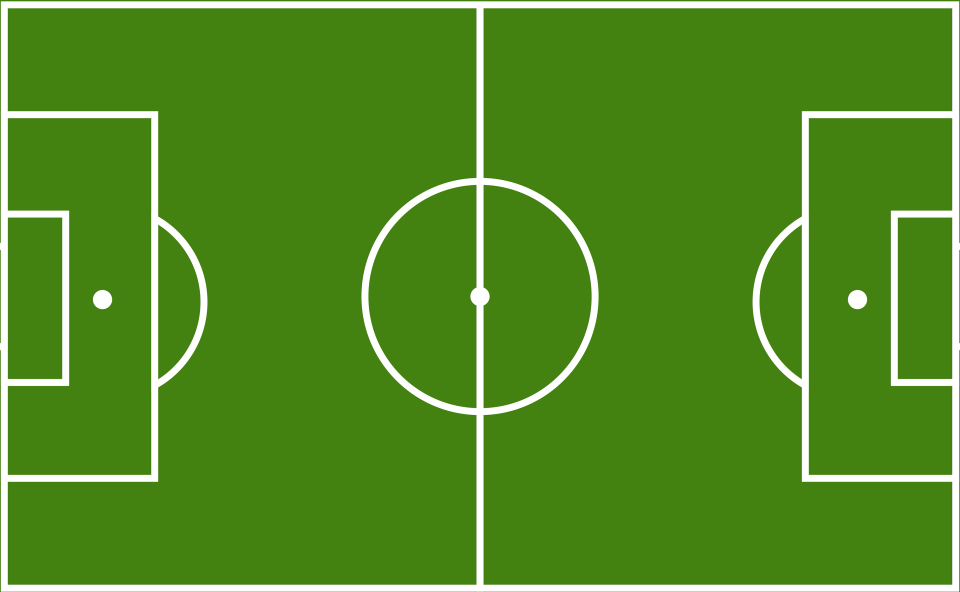
#> input picture src/utils/pitch.png, 1920 x 1184 px, given in place of input_video.mp4, which was not available (shown at 1/2 size)
$ jupyter execute --allow-errors example_predictions.ipynb
#> lines starting #> are read from the running program, lines starting #| are printed output that depends on the picture; pictures that were not available may be replaced by others from this repository, and a replacement may not be noted
[cell 1]
import os
import requests

video_path = "data/example/input_video.mp4"
model = "yolo"
interesting_frames = [212, 400, 460]
interesting_frames = [9, 10, 11]
interesting_frames = [400]

images_for_paper_path = "data/example/images_for_paper"

[cell 2]
# Test if service is running
# response = requests.get("http://localhost:4321/")
# print(response.json())

[cell 3]
# [6 lines left out: function make_post_request, not called in this run]

[cell 4]
# Track players
tracking_results_path = "data/example/predictions/tracking_results"
# [8 lines of commented-out code are left out]

[cell 5]
# Load the detections file
import json
#> (the rest of this cell did not finish here and is left out)

[cell 6]
# Load the video and extract the interesting frames
import cv2
import numpy as np
import os

# Load the video
cap = cv2.VideoCapture(video_path)

# Create output directory if it doesn't exist
os.makedirs(images_for_paper_path, exist_ok=True)

# Process each interesting frame
#> (the rest of this cell did not finish here and is left out)

[cell 7]
# Perspective transformation
transform_coordinates_results_path = "data/example/predictions/coordinate_transformation"
# [8 lines of commented-out code are left out]

[cell 8]
# Load the detections file
import json
#> (the rest of this cell did not finish here and is left out)

[cell 9]
# Load the warped images and the pitch background
pitch_background = cv2.imread("src/utils/pitch_2.png")
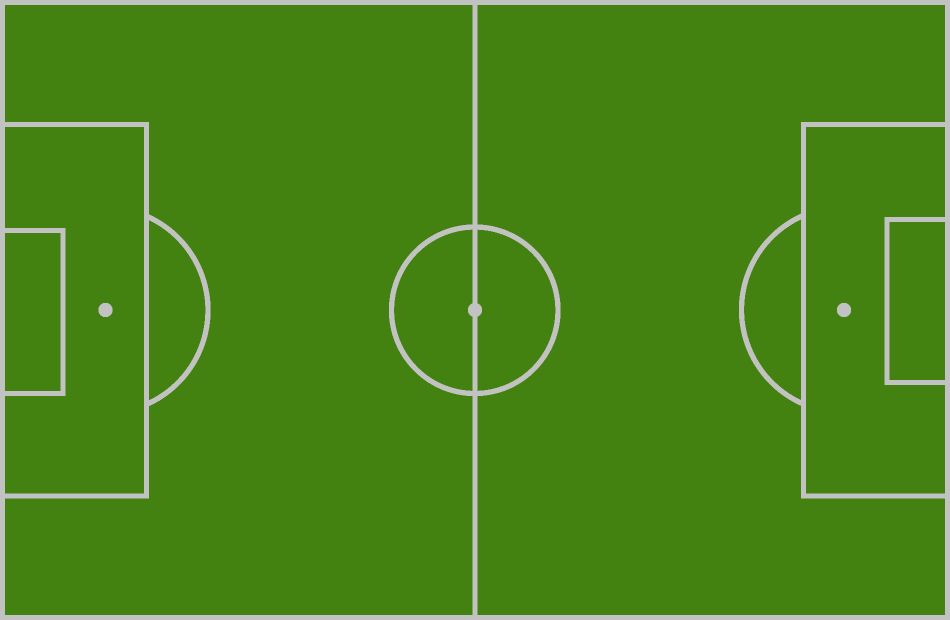
#> input picture src/utils/pitch_2.png, 1900 x 1240 px (shown at 1/2 size)
#> pitch_background is the input picture: shape (1240, 1900, 3); mean B, G, R 26.1, 133.7, 74.2

#> (the rest of this cell did not finish here and is left out)

[cell 10]
# Assign colors to players
color_assignment_results_path = "data/example/predictions/color_assignment"
# [8 lines of commented-out code are left out]

#> (a cell that did not finish here is left out)

[cell 12]
# Assign roles
role_assignment_results_path = "data/example/predictions/role_assignment"
# [8 lines of commented-out code are left out]

#> (a cell that did not finish here is left out)

[cell 14]
# Visualize players on the pitch with team jersey colors and roles for all interesting frames
import numpy as np

# Load the soccer pitch
pitch_img_original = cv2.imread("src/utils/pitch_2.png")

# Get pitch dimensions
pitch_height, pitch_width, _ = pitch_img_original.shape

# Scale up the pitch image by a factor of 4
pitch_img_original = cv2.resize(pitch_img_original, (pitch_width * 4, pitch_height * 4))

# Get updated pitch dimensions after scaling
pitch_height, pitch_width, _ = pitch_img_original.shape
#> pitch_height = 4960; pitch_width = 7600

# Get frame dimensions from the video
cap = cv2.VideoCapture(video_path)
ret, frame = cap.read()
#> frame is the input picture: shape (1184, 1920, 3); mean B, G, R 35.7, 140.3, 82.5
if not ret:
    raise Exception("Could not read frame")
frame_height, frame_width = frame.shape[:2]
#> frame_height = 1184; frame_width = 1920
cap.release()

# Define colors for different roles (in BGR format for OpenCV)
role_colors = {
    "TEAM A": (255, 255, 255),  # white
    "TEAM B": (0, 0, 255),      # red
    "REF": (0, 255, 255),       # yellow
    "GK": (0, 0, 0)             # black
}

# Process each interesting frame
#> (the rest of this cell did not finish here and is left out)

[cell 15]
import numpy as np
from sklearn.cluster import DBSCAN
import matplotlib.pyplot as plt
from matplotlib.patches import Circle
import cv2

# Dictionary to store cluster centers for each frame
frame_cluster_centers = {}

# Process each interesting frame
#> (the rest of this cell did not finish here and is left out)

[cell 16]
import numpy as np
from scipy.stats import gamma
import cv2
import seaborn as sns
import matplotlib.pyplot as plt
from matplotlib.colors import ListedColormap
import matplotlib.cm as cm

# [58 lines left out: functions gamma_score, create_heatmap, not called in this run]

# Create color legend
def create_color_legend():
    # Create a figure with a single subplot and transparent background
    fig, ax = plt.subplots(figsize=(8, 1))
    fig.patch.set_alpha(0)  # Make figure background transparent
    ax.patch.set_alpha(0)   # Make axes background transparent

    # Create a gradient from 0 to 1
    gradient = np.linspace(0, 1, 256).reshape(1, -1)

    # Create the colorbar directly without showing the gradient
    norm = plt.Normalize(0, 1)
    sm = plt.cm.ScalarMappable(cmap='YlOrRd', norm=norm)
    sm.set_array([])

    # Add colorbar
    cbar = plt.colorbar(sm, ax=ax, orientation='horizontal')
    cbar.set_label('Score', fontsize=10)

    # Remove the gradient plot
    ax.set_visible(False)

    plt.tight_layout()

    # Save the legend with transparent background
    legend_path = f"{images_for_paper_path}/legend.png"
    plt.savefig(legend_path, dpi=300, bbox_inches='tight', transparent=True)
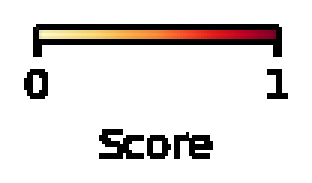
#> figure drawn by matplotlib, 1 panel
    plt.close()
    print(f"Saved color legend to {legend_path}")

# Create the color legend
create_color_legend()

# Process each interesting frame
for interesting_frame in interesting_frames:
    minimap_path = f"{images_for_paper_path}/minimap_decision_critical_zones_{interesting_frame:06d}.png"
    minimap_img = cv2.imread(minimap_path)

    if minimap_img is None:
        print(f"Could not load minimap for frame {interesting_frame}")
        continue

    # Get cluster centers from the previous cell
    if interesting_frame not in frame_cluster_centers:
        print(f"No cluster centers found for frame {interesting_frame}")
        continue

    cluster_centers = frame_cluster_centers[interesting_frame]

    if not cluster_centers:
        print(f"No valid cluster centers found for frame {interesting_frame}")
        continue

    # Get referee position for this frame
    frame_detections = next((item for item in detections if item["frame_id"] == interesting_frame), None)
    referee_position = None
    if frame_detections:
        for detection in frame_detections["detections"]:
            if detection.get("role") == "REF" and detection.get("minimap_coordinates"):
                coords = detection["minimap_coordinates"]
                x = coords["x"]
                y = coords["y"]
                x_max = coords["x_max"]
                y_max = coords["y_max"]
                norm_x = x / x_max * 105
                norm_y = y / y_max * 68
                referee_position = np.array([norm_x, norm_y])
                break

    heatmap_img = create_heatmap(minimap_img, cluster_centers, referee_position)

    output_path = f"{images_for_paper_path}/minimap_heatmap_{interesting_frame:06d}.png"
    cv2.imwrite(output_path, heatmap_img)
    print(f"Saved heatmap for frame {interesting_frame} to {output_path}")

[cell 17]
# Create a figure showing player duels (players from opposing teams within 3 meters)
# Initialize dictionary to store referee positions
referee_positions = {}

#> (the rest of this cell did not finish here and is left out)

[cell 18]
import numpy as np
import matplotlib.pyplot as plt

def cosine_score_function(angle):
    """
    Piecewise function using cosine transition from 0 to 1 between 0-45 degrees,
    then constant at 1 from 45-90 degrees.
    """
    score = np.zeros_like(angle)

    # For angles 0 to 45: cosine transition
    mask1 = angle <= 45
    t = angle[mask1] / 45  # Normalize to [0,1]
    score[mask1] = (1 - np.cos(np.pi * t)) / 2

    # For angles > 45: constant at 1
    mask2 = angle > 45
    score[mask2] = 1

    return score

# Generate data points
angles = np.linspace(0, 90, 1000)
scores = cosine_score_function(angles)

# Create the plot
plt.figure(figsize=(10, 6))
plt.plot(angles, scores, 'navy', linewidth=2.5)
plt.fill_between(angles, scores, alpha=0.2, color='lightblue')

# Customize the plot
plt.xlabel('Angle (degrees)', fontsize=30)  # 4x larger font
plt.ylabel('Score', fontsize=30)  # 4x larger font
plt.grid(True, alpha=0.3, linestyle='-', linewidth=2)  # 4x thicker grid lines
plt.xlim(0, 90)
plt.ylim(-0.05, 1.05)

# Customize ticks
plt.xticks(np.arange(0, 91, 15), fontsize=30)  # 4x larger tick labels
plt.yticks(np.arange(0, 1.1, 0.2), fontsize=30)  # 4x larger tick labels


# Improve layout
plt.tight_layout()

# Show the plot
plt.show()
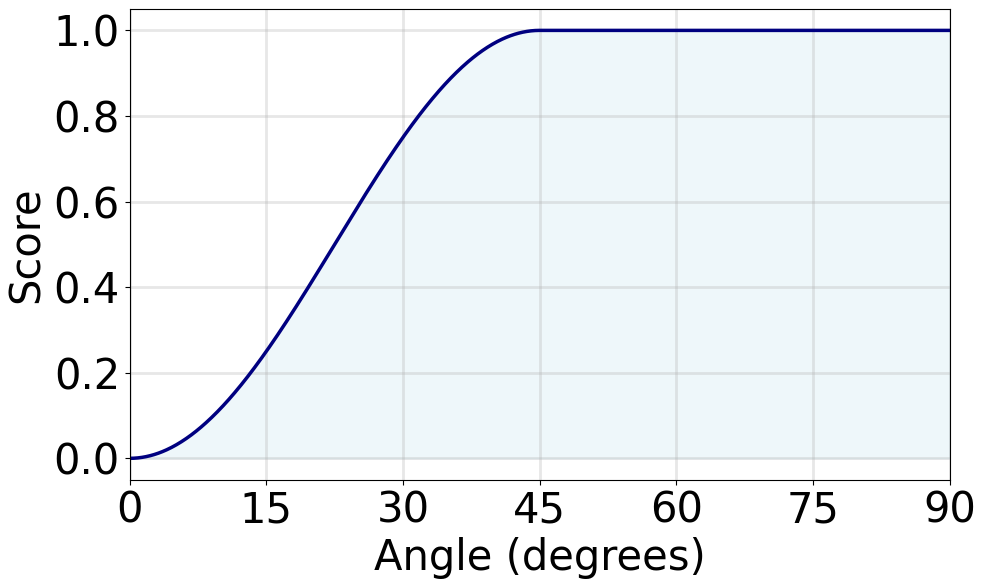
#> figure drawn by matplotlib, 1 panel; curve peaks at x = 45.05, y = 1

# Print function values at key points
print("Cosine Transition Function Values:")
print("=" * 40)
test_angles = [0, 11.25, 22.5, 33.75, 45, 67.5, 90]
for angle in test_angles:
    score = cosine_score_function(np.array([angle]))[0]
    print(f"f({angle:5.2f}°) = {score:.6f}")

print(f"\nFunction properties:")
print(f"- Starts at exactly 0 when θ = 0°")
print(f"- Reaches exactly 1 when θ = 45°")
print(f"- Smooth cosine transition with natural acceleration/deceleration")
print(f"- Constant at 1 for θ > 45°")
